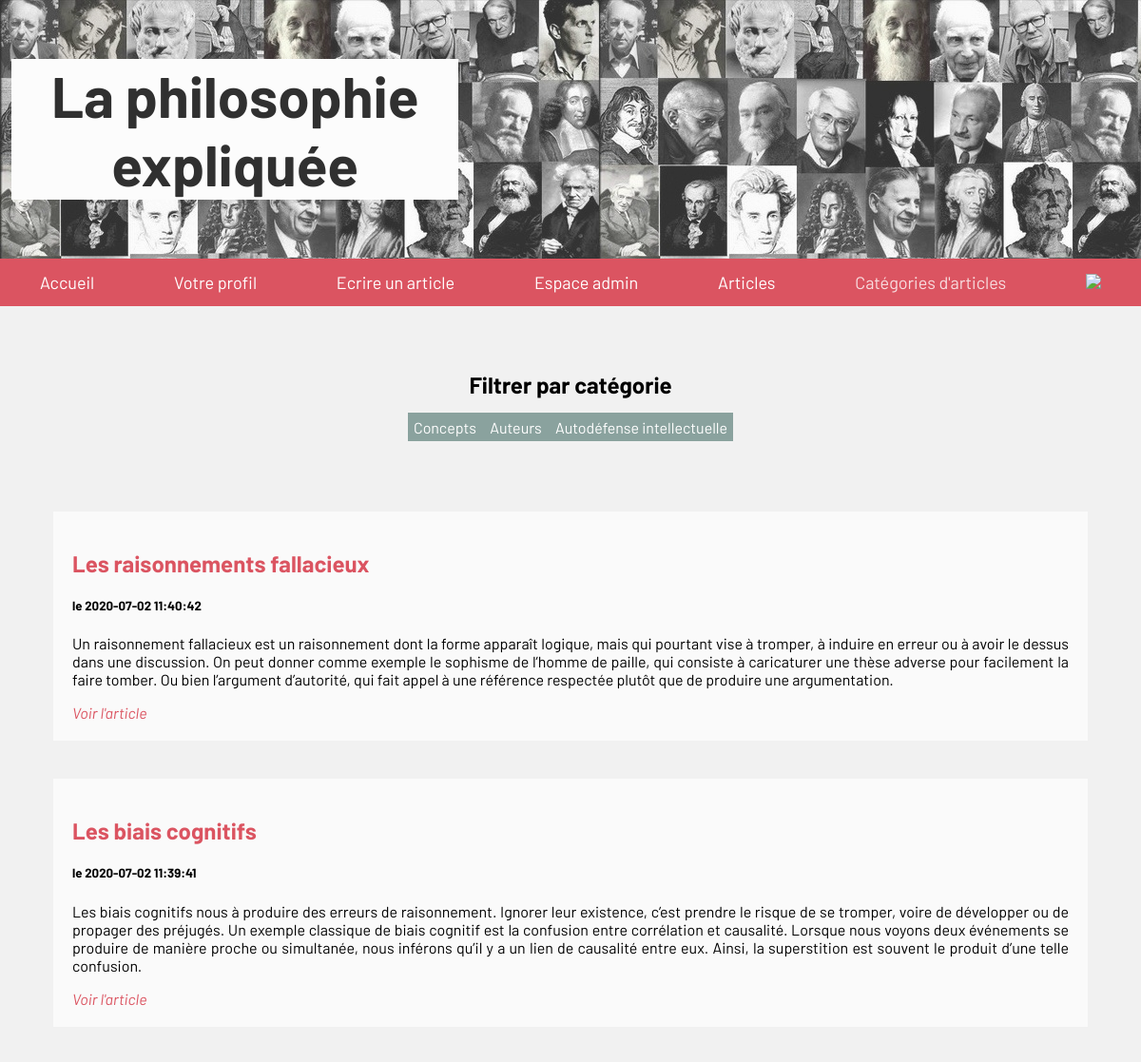
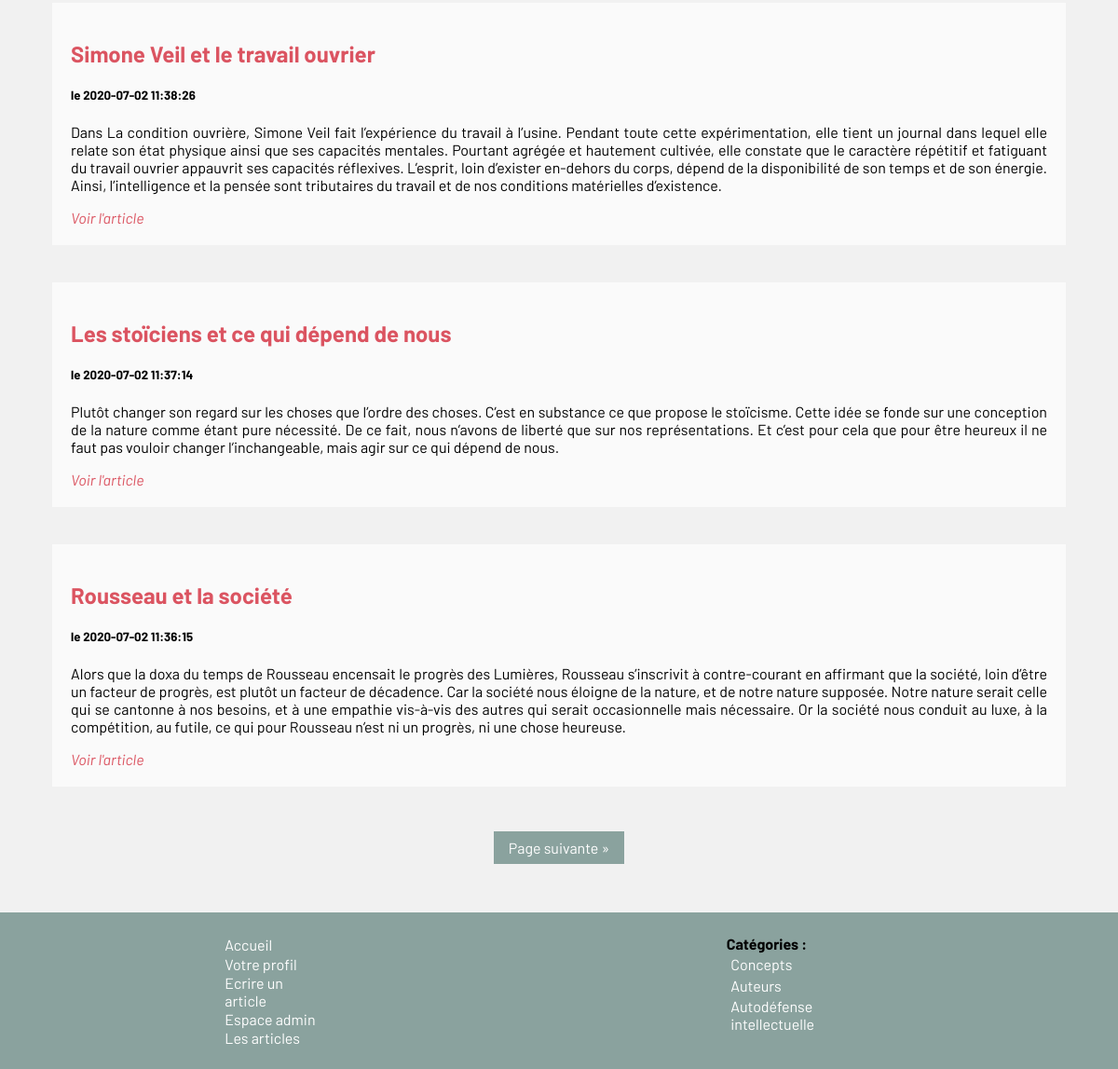
Screenshot of /articles.php (signed in) with the database file from the repository (2 pictures, top to bottom).
### tables this page shows
CREATE TABLE IF NOT EXISTS `categories` (
  `id` int(11) NOT NULL AUTO_INCREMENT,
  `nom` varchar(80) NOT NULL,
  PRIMARY KEY (`id`)
);

CREATE TABLE IF NOT EXISTS `articles` (
  `id` int(11) NOT NULL AUTO_INCREMENT,
  `article` text NOT NULL,
  `id_utilisateur` int(11) NOT NULL,
  `id_categorie` int(11) NOT NULL,
  `date` timestamp NOT NULL,
  `titre` varchar(255) NOT NULL,
  PRIMARY KEY (`id`)
);

### articles.php (the view, shortened to what this page needs)
<!DOCTYPE html>
<html>
    <head>
      <link rel="stylesheet" href="css/style.css">
      <link rel="stylesheet" href="css/form.css">
    </head>
    <body>
      <header>
        <?php include('includes/header.php'); ?>
      </header>
      <?php
      if(isset($_GET["categorie"])) {
        $categorie = $_GET["categorie"];
        $count = (int)$bdd->query('SELECT COUNT(id) FROM articles WHERE id_categorie = "$categorie" LIMIT 5')->fetch(PDO::FETCH_NUM)[0];
      } else {
        $count = (int)$bdd->query('SELECT COUNT(id) FROM articles LIMIT 5')->fetch(PDO::FETCH_NUM)[0];
      }
      $offset = (int)((!isset($_GET["start"])) ? 0 : $_GET["start"]);
      ?>
      <main>
        <div class="articles_categorie">
          <h2> Filtrer par catégorie </h2>
          <?php
          $reponse = $bdd->query('SELECT * FROM categories');
          while ($donnees = $reponse->fetch())
          {
          ?>
          <a href="articles.php?categorie=<?php echo $donnees['id'];
          ?>" class="link_categorie"> <?php  echo " ". $donnees['nom']; }?> </a>
        </div>
        <div class="articles">
          <?php
          if (isset($_GET['categorie'])){
            $categorie = $_GET["categorie"];
            $req = $bdd->query("SELECT articles.id, article, date, titre
                        FROM articles
                        WHERE id_categorie = $categorie
                        ORDER BY date DESC LIMIT 5 OFFSET $offset");
            while ($donnees = $req->fetch()){
            ?>
              <div class="card_articles">
                <h2>  <?php echo htmlspecialchars($donnees['titre']); ?> </h2>
                <h5> le <?php echo $donnees['date']; ?></h5>
                <p class="p_articles"><?php echo htmlspecialchars($donnees['article']); ?> </p>
                <em><a class="link_voir_article" href="article.php?id=<?php echo $donnees['id']; ?>"> Voir l'article</a></em>
              </div>
          <?php
          }
          }else{
            $req = $bdd->query("SELECT articles.id, article, date, titre
                        FROM articles
                        ORDER BY date DESC LIMIT 5 OFFSET $offset");
            while ($donnees = $req->fetch()){
              ?>
                <div class="card_articles">
                  <h2>  <?php echo htmlspecialchars($donnees['titre']); ?> </h2>
                  <h5>le <?php echo $donnees['date']; ?></h5>
                  <p class="p_articles">  <?php echo htmlspecialchars($donnees['article']); ?> </p>
                  <em><a class="link_voir_article" href="article.php?id=<?php echo $donnees['id']; ?>">Voir l'article</a></em>
                </div>
            <?php
            }
          };?>
        </div>
      <div class="previous_next">
            <?php
        if($offset + 5 < $count){
          if(isset($_GET["categorie"])) { ?>
            <a class= "articles_boutons" href="articles.php?categorie=<?php echo $_GET["categorie"]; ?>&start=<?php echo $offset + 5 ?>"> Page suivante &raquo;</a>
            <?php
          }else{ ?>
            <a class="articles_boutons" href="articles.php?start=<?php echo $offset + 5 ?>"> Page suivante &raquo;</a>
          <?php
          } ?>
      </div>
      <?php
      ;}
      ?>
    </main>
    <?php include("includes/footer.php"); ?>
  </body>
</html>

### includes/footer.php (shortened to what this page needs)
<?php
    try
    {
    	$bdd = new PDO('mysql:host=localhost;dbname=blog;charset=utf8', 'root', '');
    }
    catch (Exception $e)
    {
            die('Erreur : ' . $e->getMessage());
    }
?>
<!DOCTYPE html>
<html lang="fr" dir="ltr">
  <head>
    <link rel="stylesheet" href="css/style.css">
  </head>
  <body>
    <?php
        if (isset($_SESSION['login'])) {
            if ($_SESSION['id_droits']== 1) {
              ?>
              <div class="navbar_bottom">
                <a href="index.php"><center>Accueil</center></a>
                <a href="profil.php"> Votre profil <i> <?php $_SESSION['login'] ?></i></a>
                <a href="articles.php"> Articles  </a>
                <?php   $reponse = $bdd->query('SELECT * FROM categories');
                 while ($donnees = $reponse->fetch())
                 {
                   ?>
                    <a href="">
                   <?php echo $donnees['nom'];
                  }
                  ?><a/>
              </div>
                <?php
                }elseif ($_SESSION['id_droits']== 1337){ ?>
                  <div class="navbar_bottom">
                    <div class="liste_footer">
                      <a href="index.php">Accueil</a>
                      <a href="profil.php"> Votre profil <i><?php $_SESSION['login'] ?></i></a>
                      <a href="creer-article.php"> Ecrire un article </a>
                      <a href="admin.php"> Espace admin </a>
                      <a href="articles.php"> Les articles </a>
                    </div>
                    <div class="liste_categories">
                      <strong> Catégories : </strong>
                      <?php   $reponse = $bdd->query('SELECT * FROM categories');
                      while ($donnees = $reponse->fetch())
                      {
                      ?>
                      <a href="articles.php?categorie=<?php echo $donnees['id'];
                      ?>" class="link_categorie"> <?php  echo " ". $donnees['nom']; }?> </a>
                    </div>
                  </div>
                <?php  }
              }  ?>
  </body>
</html>

### css/style.css (style rules this page uses)
body { background: #f1f1f1; font-family: 'Barlow', sans-serif; margin: auto; padding: auto; }
html { height: 100%; }
body { min-height: 100%; margin: 0; padding: 0; }
.container_admin h1, { text-align: center; }
.articles_categorie { text-align:center; margin: 2%; padding: 2%; }
.articles { display: flex; flex-wrap: wrap; text-align: left; flex-direction: row; align-content: flex-end; color:black; margin:3%; }
.p_articles { text-align: justify; }
.articles h2 { color: #DB5461 }
.link_voir_article { color: #DB5461; text-decoration: none; }
.card_articles { background-color: #FAFAFA; padding: 20px; margin: 20px; text-align: left; }
.link_categorie { text-decoration: none; background-color: #8AA29E; color: white; padding: 0.5%; }
.previous_next { text-align: center; margin-top:2%; }
.articles_boutons { text-decoration: none; padding: 8px 16px; background-color: #8AA29E; color:white; }
.navbar_bottom { display: flex; flex-direction: row; justify-content: space-around; background-color: #8AA29E; padding: 2%; margin-top:5%; }
.navbar_bottom a { color: white; text-decoration: none; background-color: #8AA29E; margin: 1% 2% 0 2%; display: flex; flex-direction: column; }
.liste_categories { display: flex; flex-direction: column; }
.liste_footer { display: flex; flex-direction: column; }

### rows the page displays
categories: nom "Concepts"
categories: nom "Auteurs"
categories: nom "Autodéfense intellectuelle"
articles: titre "Les raisonnements fallacieux", date "2020-07-02 11:40:42", article "Un raisonnement fallacieux est un raisonnement dont la forme apparaît logique, mais qui pourtant vise à tromper, à induire en erreur ou à avoir le dessus dans une discussion. On peut donner comme exemple le sophisme de l’homme de paille, qui consiste à caricaturer une thèse adverse pour facilement la faire tomber. Ou bien l’argument d’autorité, qui fait appel à une référence respectée plutôt que de produire une argumentation."
articles: titre "Les biais cognitifs", date "2020-07-02 11:39:41", article "Les biais cognitifs nous à produire des erreurs de raisonnement. Ignorer leur existence, c’est prendre le risque de se tromper, voire de développer ou de propager des préjugés. Un exemple classique de biais cognitif est la confusion entre corrélation et causalité. Lorsque nous voyons deux événements se produire de manière proche ou simultanée, nous inférons qu’il y a un lien de causalité entre eux. Ainsi, la superstition est souvent le produit d’une telle confusion."
articles: titre "Simone Veil et le travail ouvrier", date "2020-07-02 11:38:26", article "Dans La condition ouvrière, Simone Veil fait l’expérience du travail à l’usine. Pendant toute cette expérimentation, elle tient un journal dans lequel elle relate son état physique ainsi que ses capacités mentales. Pourtant agrégée et hautement cultivée, elle constate que le caractère répétitif et fatiguant du travail ouvrier appauvrit ses capacités réflexives. L’esprit, loin d’exister en-dehors du corps, dépend de la disponibilité de son temps et de son énergie. Ainsi, l’intelligence et la pensée sont tributaires du travail et de nos conditions matérielles d’existence."
articles: titre "Les stoïciens et ce qui dépend de nous", date "2020-07-02 11:37:14", article "Plutôt changer son regard sur les choses que l’ordre des choses. C’est en substance ce que propose le stoïcisme. Cette idée se fonde sur une conception de la nature comme étant pure nécessité. De ce fait, nous n’avons de liberté que sur nos représentations. Et c’est pour cela que pour être heureux il ne faut pas vouloir changer l’inchangeable, mais agir sur ce qui dépend de nous."
articles: titre "Rousseau et la société", date "2020-07-02 11:36:15", article "Alors que la doxa du temps de Rousseau encensait le progrès des Lumières, Rousseau s’inscrivit à contre-courant en affirmant que la société, loin d’être un facteur de progrès, est plutôt un facteur de décadence. Car la société nous éloigne de la nature, et de notre nature supposée. Notre nature serait celle qui se cantonne à nos besoins, et à une empathie vis-à-vis des autres qui serait occasionnelle mais nécessaire. Or la société nous conduit au luxe, à la compétition, au futile, ce qui pour Rousseau n’est ni un progrès, ni une chose heureuse."
